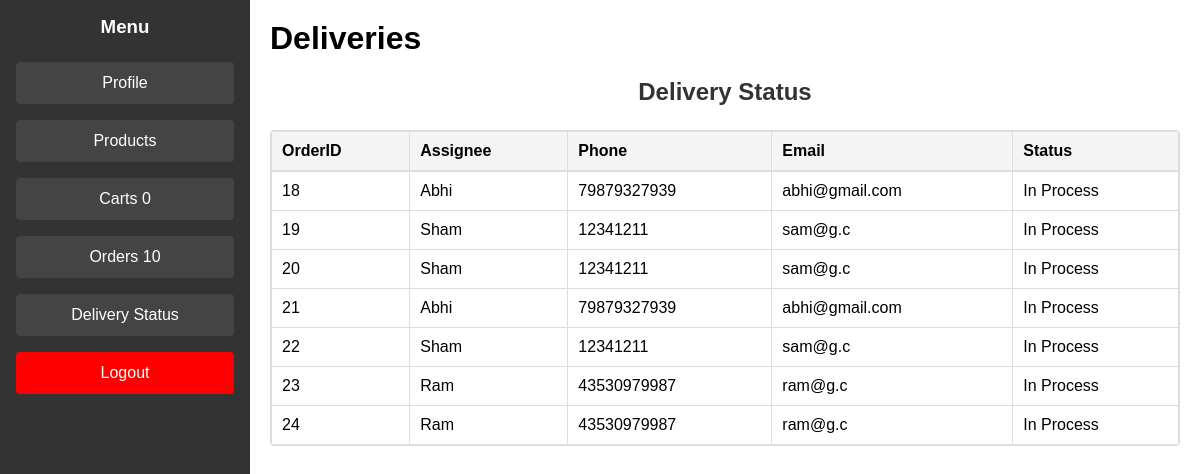
The page /customer/deliveries (signed in) on the database its author committed.
### tables this page shows
CREATE TABLE delivery_boys (
    id INTEGER PRIMARY KEY AUTOINCREMENT,
    delivery_boy TEXT NOT NULL,
    phone TEXT NOT NULL,
    email TEXT NOT NULL UNIQUE,
    password TEXT NOT NULL
, owner_name TEXT, shop_name TEXT);

CREATE TABLE "orders" (
    "id" INTEGER PRIMARY KEY AUTOINCREMENT,
    "customer_name" TEXT NOT NULL,
    "product_name" TEXT NOT NULL,
    "product_brand" TEXT NOT NULL,
    "product_category" TEXT NOT NULL,
    "quantity" INTEGER NOT NULL,
    "price" REAL NOT NULL,
    "total_price" REAL NOT NULL,
    "date" TEXT NOT NULL,
    "status" TEXT DEFAULT 'Received',
    "phone" TEXT,
    "address" TEXT,
    "owner_name" TEXT,
    "shop_name" TEXT
);

CREATE TABLE delivery_orders(
    id INTEGER PRIMARY KEY AUTOINCREMENT,
    order_id INTEGER,
    delivery_boy TEXT,
    customer_name TEXT,
    phone TEXT,
    address TEXT,
    status TEXT DEFAULT 'In Process',
    FOREIGN KEY(order_id) REFERENCES orders(id) ON DELETE CASCADE
);

### routes/customer.py (the view)
@customer_bp.route('/deliveries')
def customer_delivery():
    conn = get_db_connection()
    cursor = conn.cursor()
    cursor.execute('''
        SELECT orders.id AS order_id, orders.status AS order_status,
               delivery_orders.delivery_boy, delivery_boys.phone,
               delivery_boys.email
        FROM orders
        LEFT JOIN delivery_orders ON orders.id = delivery_orders.order_id
        LEFT JOIN delivery_boys ON delivery_orders.delivery_boy = delivery_boys.delivery_boy
        WHERE orders.customer_name = ? AND
              (orders.status != ? OR delivery_orders.status != ?)
    ''', (session['customer_name'], 'delivered', 'delivered'))
    deliveries = cursor.fetchall()
    return render_template('/customer/customer_deliveries.html',
                           deliveries=deliveries,
                           cartcount=get_cart_count(),
                           count=customer_orders_count())

### routes/customer.py (called while the page is built)
def get_db_connection():
    conn = sqlite3.connect('ecommerce.db')
    conn.row_factory = sqlite3.Row
    return conn

def get_cart_count():
    if 'cart' in session:
        return len(session['cart'])
    else:
        return 0

def customer_orders_count():
    conn = get_db_connection()
    cursor = conn.cursor()
    cursor.execute('SELECT count(*) FROM orders WHERE customer_name = ?', (session['customer_name'],))
    count = cursor.fetchone()[0]
    return count

### templates/customer/customer_deliveries.html (shortened to what this page needs)
{% extends "customer/customer_base.html" %}
{% block content %}
<h1>Deliveries</h1>
<h2>Delivery Status</h2>
<div class="table-container">
    <table>
        <thead>
            <tr>
                <th>OrderID</th>
                <th>Assignee</th>
                <th>Phone</th>
                <th>Email</th>
                <th>Status</th>
            </tr>
        </thead>
        <tbody>
            {% for delivery in deliveries %}
            <tr>
                <td>{{ delivery['order_id'] }}</td>
                <td>{{ delivery['delivery_boy'] }}</td>
                <td>{{ delivery['phone'] }}</td>
                <td>{{ delivery['email'] }}</td>
                <td>{{ delivery['order_status'] }}</td>
            </tr>
            {% endfor %}
        </tbody>
    </table>
</div>
{% endblock %}

### templates/customer/customer_base.html (shortened to what this page needs)
<!DOCTYPE html>
<html lang="en">
<head>
    <link rel="stylesheet" href="{{ url_for('static', filename='css/customerstyles.css') }}">
</head>
<body>
    <div class="container">
        <div class="sidebar">
            <h3>Menu</h3>
            <ul>
                <li><a href="{{ url_for('customer.customer_profile') }}">Profile</a></li>
                <li><a href="{{ url_for('customer.customer_products') }}">Products</a></li>
                <li><a href="{{ url_for('customer.carts') }}">Carts {{ cartcount }}</a></li>
                <li><a href="{{ url_for('customer.customer_orders') }}">Orders {{ count }}</a></li>
                <li><a href="{{ url_for('customer.customer_delivery') }}">Delivery Status</a></li>
                <li><a  style="background:red" href="{{ url_for('customer.customer_logout') }}">Logout</a></li>
            </ul>
        </div>
        <div class="content">
            {% block content %}{% endblock %}
        </div>
    </div>
</body>
</html>

### static/css/customerstyles.css (style rules this page uses)
body { font-family: Arial, sans-serif; background-color: #f4f4f4; display: flex; justify-content: center; align-items: center; height: 100vh; margin: 0; }
table { width: 100%; border-collapse: collapse; }
th, td { border: 1px solid #ddd; padding: 8px; text-align: left; }
th { background-color: #f2f2f2; font-weight: bold; }
.container { display: flex; width: 100%; height: 100%; }
.sidebar { background-color: #333; color: #fff; width: 250px; padding: 1rem; box-sizing: border-box; display: flex; flex-direction: column; }
.sidebar h3 { margin: 0 0 1.5rem 0; text-align: center; color: #fff; }
.sidebar ul { list-style: none; padding: 0; margin: 0; }
.sidebar ul li { margin-bottom: 1rem; }
.sidebar ul li a { color: #fff; text-decoration: none; padding: 0.75rem; display: block; background-color: #444; border-radius: 4px; text-align: center; }
.content { flex-grow: 1; padding: 2rem; box-sizing: border-box; background-color: #fff; overflow-y: auto; }
.content h1 { margin-top: 0; }
h2 { margin-bottom: 1.5rem; color: #333; text-align: center; }
.content { padding: 20px; }
.table-container { max-height: 500px; overflow-y: auto; border: 1px solid #ddd; border-radius: 4px; margin-top: 20px; display: block; }
thead th { background-color: #f4f4f4; border-bottom: 2px solid #ddd; padding: 10px; text-align: left; position: sticky; top: 0; z-index: 1; }
tbody td { border-bottom: 1px solid #ddd; padding: 10px; vertical-align: top; }

### rows shown on the page
delivery_boys: order_id "18", delivery_boy "Abhi", phone "79879327939", email "abhi@gmail.com", order_status "In Process", order_id "21"
delivery_boys: order_id "19", delivery_boy "Sham", phone "12341211", email "sam@g.c", order_status "In Process", order_id "20", order_id "22"
delivery_boys: order_id "23", delivery_boy "Ram", phone "43530979987", email "ram@g.c", order_status "In Process", order_id "24"

### other values the page prints
{{ cartcount }} "0"
{{ count }} "10"
